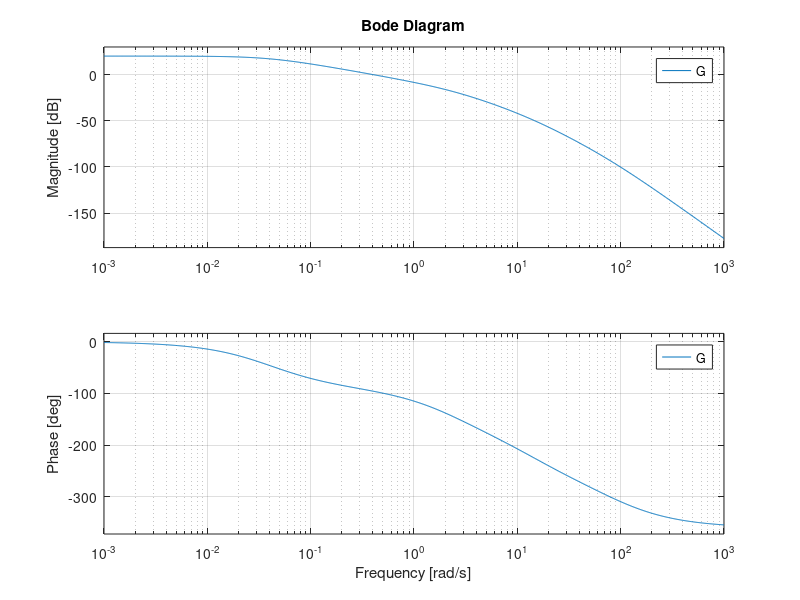
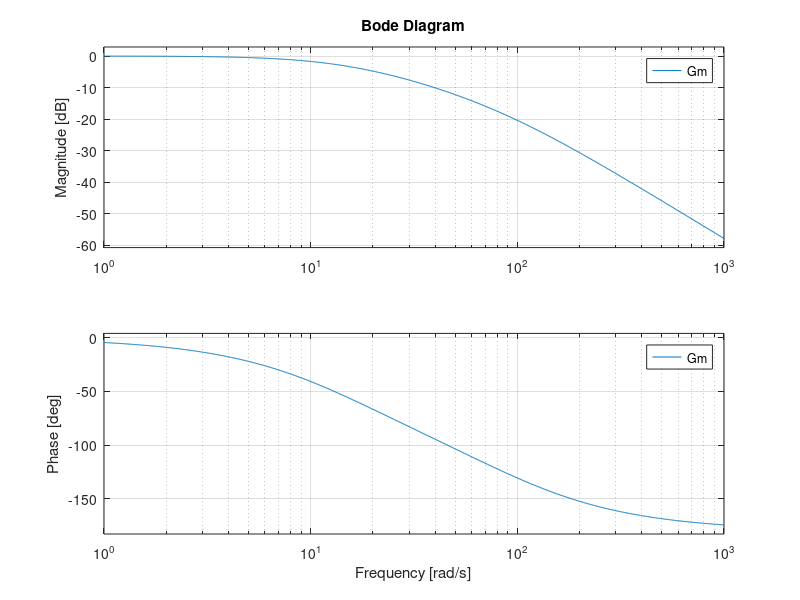
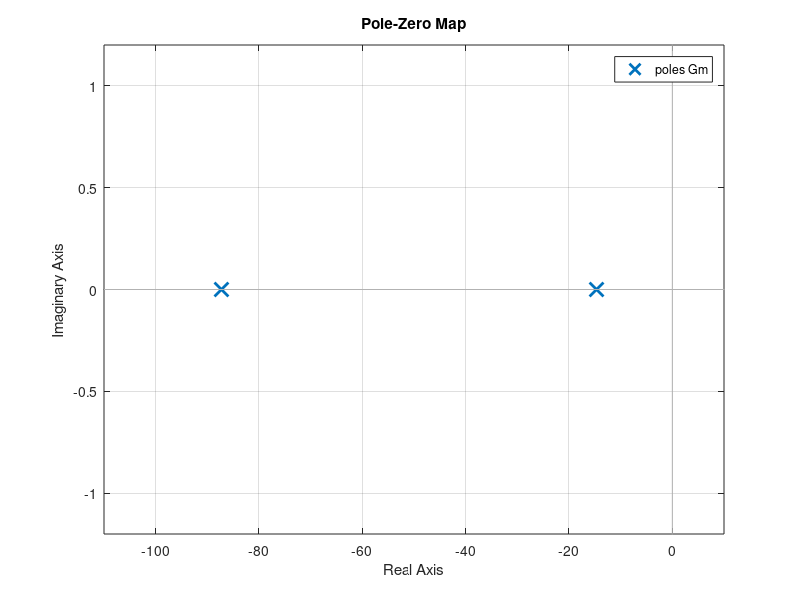
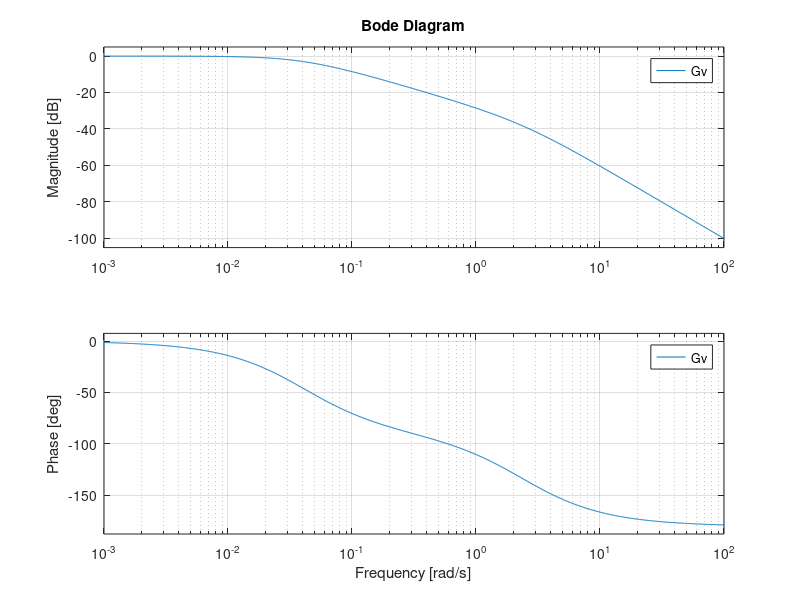

The MATLAB script that drew these images, in order:
clear; close all; clc; 
% DATI

% SISTEMA MECCANICO

r1 = 0.45 * 10^-2;          % raggio interno puleggia (metri)
r2 = 4.5 * 10^-2;           % raggio esterno puleggia (metri)
J = 2 * 10^-4;              % inerzia (kg*m^2)
m = 10 * 10^-3;             % massa (kilogrammi)
beta = 1.6;                 % coefficiente smorzatore (N * s / m)
g = 9.81;                   % accelerazione di gravità (m / s^2)

% SISTEMA DI RISCALDAMENTO

l = 15 * 10^-2;             % lunghezza filo (metri)
d = 0.2 * 10^-3;            % diametro filo (metri)
Cth = 25.1 * 10^-3;         % capacità termica (J/K)
Re = 4.8;                   % resistenza elettrica (ohm)
Le = 55 * 10^-3;            % induttanza (H)
    
    % Cella di Peltier
    Rth = 16.7;             % resistenza termica (ohm)
    Tp = 15+273,15;                % temperatura cella (gradi)

    % Convezione con l'ambiente
    h = 6.55;               % coefficiente di convezione (W / (m^2 * K))
    S = pi * d * l;         % superficie cilindrica (m^2)
    Tamb = 24+273,15;              % temperatura ambiente (gradi)

% ATTUATORE SMA

K_max = 3.92 * 10^3;        % (N/m)
Tavg = 70+273,15;                  % (gradi)
Tdiff = 20;                 % (gradi)
dl_max = 0.6 * 10^-2;       % deformazione filo, 96% di l (metri)
c = 6.2;                    % costante

z_star = 4.2 * 10^-2;       % quota desiderata (metri)


% STATI DI EQUILIBRIO

K_star = (m * g * r2) / (r1 * (dl_max - (r1/r2) * z_star));

x2_e = Tavg + (Tdiff/c) * log(K_star / (K_max - K_star));
x1_e = sqrt((1 / Re) * (h * S * (x2_e - Tamb) + (1 / Rth) * (x2_e - Tp)));

% K linearizzato in x2_e

K_x2_e = K_max * (1 - 1 / (1 + exp(c * (x2_e - Tavg) / Tdiff)));

% derivata parziale di K

derivata_parziale_K = ((c * K_max) / Tdiff) * ((exp(c * ((x2_e - Tavg) / Tdiff))) / (1 + exp(c * ((x2_e - Tavg) / Tdiff)))^2);

% MATRICI

A_1_1 = -Re / Le;

A_2_1 = ((2 * Re) / Cth) * x1_e;

A_2_2 = (-1 / Cth) * (h * S + 1 / Rth);

A_4_2 = ((r1 * (dl_max - (r1/r2) * z_star)) / (r2 * (m + J / r2^2))) * derivata_parziale_K;

A_4_3 = (-r1^2 / r2^2 * (m + J / r2^2)) * K_x2_e;

A_4_4 = -beta / (m + J / r2^2);

A = [A_1_1     0       0      0;
     A_2_1   A_2_2     0      0;
       0       0       0      1;
       0     A_4_2   A_4_3  A_4_4];


B = [1/Le;
     0;
     0;
     0];


C = [0 0 1 0];


D = 0;

pippo = ss(A,B,C,D);

s = tf('s');
G = tf(pippo);

figure Name bode_G;
bode(G);
p = pole(G);
z = zero(G);

Gm = 1 / ((1 + (1/14.670149535661091)*s) * (1 + (1/87.272727272727250)*s));
figure Name bode_Gm;
bode(Gm);
figure Name pzmap_Gm;
pzmap(Gm);

Gv = 1 / ((1 + (1/2.410261453282411)*s) * (1 + (1/0.040406650491007)*s));
figure Name bode_Gv;
bode(Gv);
figure Name pzmap_Gv;
pzmap(Gv);

%{
pzmap(G);

tauz_1 = 1 / 4
tauz_2 = 1 / 0.040406650491007
figure Name R*G;
rlocus((G*(1 + tauz_1*s) * (1 + tauz_2*s)) / s);

figure Name R*G;
step((G*(1 + tauz_1*s) * (1 + tauz_2*s)) / s);

Rrl = ((1 + tauz_1*s)*(1 + tauz_2*s) / s);
Lrl = Rrl * G;
Frl = Lrl / 1 + Lrl;
figure Name F;
rlocus(Lrl);

Ge = Rrl * G;
figure Name F;
bode(Ge);
margin(Ge);

%}
